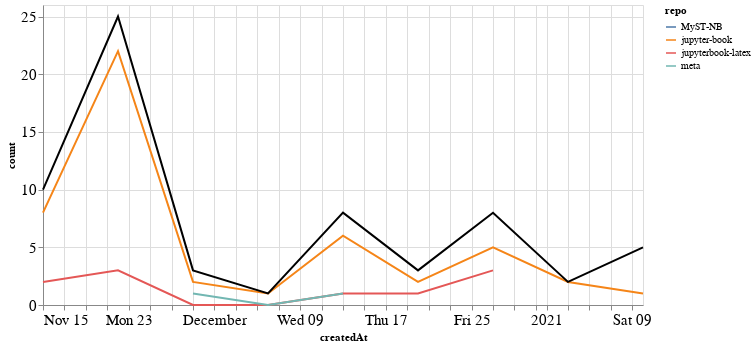

Notebook code for this chart:
### Markdown cell above
### Comments

### Code cell
comments_time = comments.groupby('repo').resample('W', on='createdAt').count()['author'].reset_index()
comments_time = comments_time.rename(columns={'author': 'count'})
comments_time_total = comments_time.groupby('createdAt').agg({"count": "sum"}).reset_index()
ch1 = alt.Chart(comments_time, width=600).mark_line().encode(
    x='createdAt',
    y='count',
    color='repo',
    tooltip="repo"
)

ch2 = alt.Chart(comments_time_total, width=600).mark_line(color="black").encode(
    x='createdAt',
    y='count',
)

ch1 + ch2

### Figure 1 — Vega-Lite specification as saved in the notebook (floating-point values rounded to 4 significant figures)
{"config": {"axisLeft": {"labelFontSize": 15}, "axisBottom": {"labelFontSize": 15}}, "layer": [{"data": {"name": "data-701d2e3a542966ba74c6cc598a0ccef1"}, "mark": "line", "encoding": {"color": {"type": "nominal", "field": "repo"}, "tooltip": {"type": "nominal", "field": "repo"}, "x": {"type": "temporal", "field": "createdAt"}, "y": {"type": "quantitative", "field": "count"}}, "width": 600}, {"data": {"name": "data-462b416ad94c6f84394dac10889514f5"}, "mark": {"type": "line", "color": "black"}, "encoding": {"x": {"type": "temporal", "field": "createdAt"}, "y": {"type": "quantitative", "field": "count"}}, "width": 600}], "$schema": "https://vega.github.io/schema/vega-lite/v4.8.1.json", "datasets": {"data-701d2e3a542966ba74c6cc598a0ccef1": [{"repo": "MyST-NB", "createdAt": "2021-01-10T00:00:00", "count": 4}, {"repo": "jupyter-book", "createdAt": "2020-11-15T00:00:00", "count": 8}, {"repo": "jupyter-book", "createdAt": "2020-11-22T00:00:00", "count": 22}, {"repo": "jupyter-book", "createdAt": "2020-11-29T00:00:00", "count": 2}, {"repo": "jupyter-book", "createdAt": "2020-12-06T00:00:00", "count": 1}, {"repo": "jupyter-book", "createdAt": "2020-12-13T00:00:00", "count": 6}, {"repo": "jupyter-book", "createdAt": "2020-12-20T00:00:00", "count": 2}, {"repo": "jupyter-book", "createdAt": "2020-12-27T00:00:00", "count": 5}, {"repo": "jupyter-book", "createdAt": "2021-01-03T00:00:00", "count": 2}, {"repo": "jupyter-book", "createdAt": "2021-01-10T00:00:00", "count": 1}, {"repo": "jupyterbook-latex", "createdAt": "2020-11-15T00:00:00", "count": 2}, {"repo": "jupyterbook-latex", "createdAt": "2020-11-22T00:00:00", "count": 3}, {"repo": "jupyterbook-latex", "createdAt": "2020-11-29T00:00:00", "count": 0}, {"repo": "jupyterbook-latex", "createdAt": "2020-12-06T00:00:00", "count": 0}, {"repo": "jupyterbook-latex", "createdAt": "2020-12-13T00:00:00", "count": 1}, {"repo": "jupyterbook-latex", "createdAt": "2020-12-20T00:00:00", "count": 1}, {"repo": "jupyterbook-latex", "createdAt": "2020-12-27T00:00:00", "count": 3}, {"repo": "meta", "createdAt": "2020-11-29T00:00:00", "count": 1}, {"repo": "meta", "createdAt": "2020-12-06T00:00:00", "count": 0}, {"repo": "meta", "createdAt": "2020-12-13T00:00:00", "count": 1}], "data-462b416ad94c6f84394dac10889514f5": [{"createdAt": "2020-11-15T00:00:00", "count": 10}, {"createdAt": "2020-11-22T00:00:00", "count": 25}, {"createdAt": "2020-11-29T00:00:00", "count": 3}, {"createdAt": "2020-12-06T00:00:00", "count": 1}, {"createdAt": "2020-12-13T00:00:00", "count": 8}, {"createdAt": "2020-12-20T00:00:00", "count": 3}, {"createdAt": "2020-12-27T00:00:00", "count": 8}, {"createdAt": "2021-01-03T00:00:00", "count": 2}, {"createdAt": "2021-01-10T00:00:00", "count": 5}]}}
